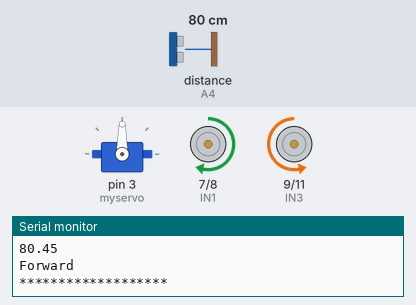
This sketch was run on a simulated Arduino Uno, built with avr-gcc and run on an emulated ATmega328P. Parts: servo, motor-driver pin pairs drawn as motors (green arrow = first pin HIGH = forward, orange = second pin HIGH = backward, longer = more drive, scaled by the enable pin), the last lines printed to the serial monitor. Wiring (inferred from the names in the program): ultrasonic range finder: trigger A5; echo A4. The inputs (shaded band) are chosen by the test bench; at power-on: distance to the obstacle (sensor on A4) 80 cm. The echo pulse lasts 58.3 µs per cm.

Above: at 1.8 s.
1.9 s: distance to the obstacle (sensor on A4) set to 45 cm
3.4 s: distance to the obstacle (sensor on A4) set to 36 cm
At 4.7 s:
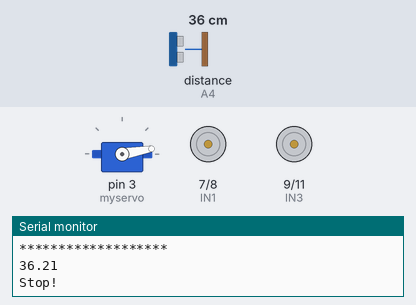
6.5 s: distance to the obstacle (sensor on A4) set to 60 cm
At 9.4 s:
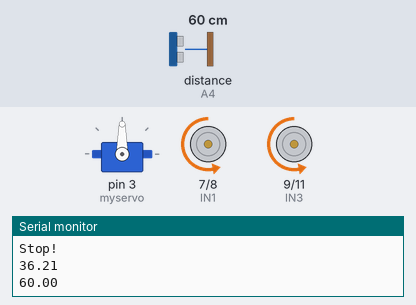
9.6 s: distance to the obstacle (sensor on A4) set to 2 cm
At 12.5 s:
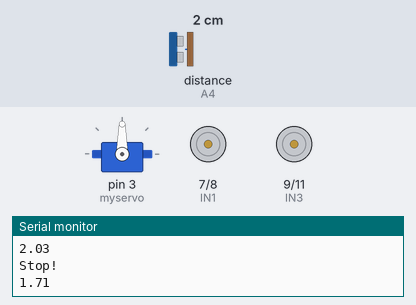
12.7 s: distance to the obstacle (sensor on A4) set to 120 cm
At 15.7 s:
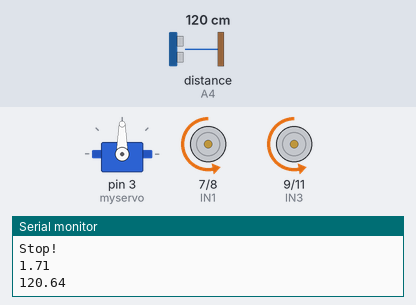
15.8 s: distance to the obstacle (sensor on A4) set to 44 cm
17.7 s: distance to the obstacle (sensor on A4) set to 38 cm
At 21.9 s:
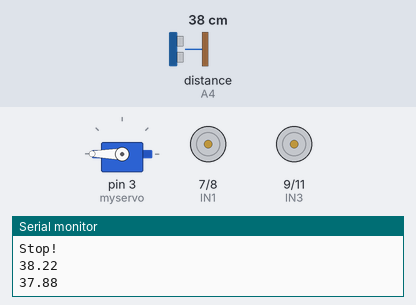
Timing chart, 0 to 25.4 s (numbered marks = the images above; inputs shaded):
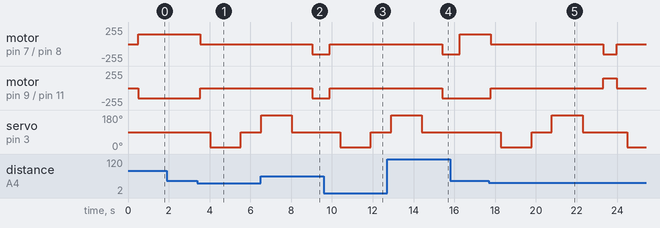

Measured:
- the behaviour switches between 41 and 40 cm on distance to the obstacle (sensor on A4) (found by bisection; images 0 and 1)
- the behaviour switches between 42 and 41 cm on distance to the obstacle (sensor on A4) (found by bisection; images 4 and 5)
- after the input at 3.4 s, motor on pin 7 (IN1) / pin 8 (IN2): forward 150/255 → stopped after 0.13 s; motor on pin 9 (IN3) / pin 11 (IN4): backward 150/255 → stopped after 0.13 s; servo on pin 3 (myservo): 90° → 10° after 0.63 s, → 90° 1.5 s later
- after the input at 6.5 s, motor on pin 9 (IN3) / pin 11 (IN4): stopped → backward 150/255 after 2.5 s
- after the input at 9.6 s, motor on pin 7 (IN1) / pin 8 (IN2), motor on pin 9 (IN3) / pin 11 (IN4): backward 150/255 → stopped after 0.30 s; servo on pin 3 (myservo): 90° → 10° after 0.80 s, → 90° 1.5 s later
- after the input at 12.7 s, motor on pin 9 (IN3) / pin 11 (IN4): stopped → backward 150/255 after 2.7 s
- after the input at 17.7 s, motor on pin 7 (IN1) / pin 8 (IN2): forward 150/255 → stopped after 0.09 s, → backward 150/255 5.5 s later, → stopped 0.68 s later; motor on pin 9 (IN3) / pin 11 (IN4): backward 150/255 → stopped after 0.09 s, → forward 150/255 5.5 s later, → stopped 0.68 s later

The sketch:

UltrasonicBasic.ino
```cpp
//www.elegoo.com

#include <Servo.h>  //servo library
Servo myservo;      // create servo object to control servo

int Echo = A4;
int Trig = A5;

#define ENA 5
#define ENB 6
#define IN1 7
#define IN2 8
#define IN3 9
#define IN4 11
#define carSpeed 150 // speed can be 0-255
int rightDistance = 0, leftDistance = 0, middleDistance = 0;

void setup() {
  myservo.attach(3,700,2400);  // attach servo on pin 3 to servo object
  Serial.begin(9600);
  pinMode(Echo, INPUT);
  pinMode(Trig, OUTPUT);
  pinMode(IN1, OUTPUT);
  pinMode(IN2, OUTPUT);
  pinMode(IN3, OUTPUT);
  pinMode(IN4, OUTPUT);
  pinMode(ENA, OUTPUT);
  pinMode(ENB, OUTPUT);
  stop();
  Serial.println("Car Speed: " + carSpeed);
}

void loop() {
    myservo.write(90);  //set servo position according to scaled value
    delay(500);
    middleDistance = Distance_test();

    if(middleDistance <= 40) {
      stop(500);
      myservo.write(10);
      delay(1000);
      rightDistance = Distance_test();

      delay(500);
      myservo.write(90);
      delay(1000);
      myservo.write(180);
      delay(1000);
      leftDistance = Distance_test();

      delay(500);
      myservo.write(90);
      delay(1000);
      if((rightDistance <= 40) && (leftDistance <= 40)) {
        back(carSpeed, 180);
      }
      else if(rightDistance > leftDistance) {
        right(carSpeed,360);
      }
      else if(rightDistance < leftDistance) {
        left(carSpeed,360);
      }
      else {
        forward();
      }
    }
    else {
        forward();
    }
    Serial.println("*******************");
}

void forward(){
  analogWrite(ENA, carSpeed);
  analogWrite(ENB, carSpeed);
  digitalWrite(IN1, HIGH);
  digitalWrite(IN2, LOW);
  digitalWrite(IN3, LOW);
  digitalWrite(IN4, HIGH);
  Serial.println("Forward");
}
void forward(int speed){
  analogWrite(ENA, speed);
  analogWrite(ENB, speed);
  digitalWrite(IN1, HIGH);
  digitalWrite(IN2, LOW);
  digitalWrite(IN3, LOW);
  digitalWrite(IN4, HIGH);
  Serial.println("Forward");
}
void forward(int speed, int delayTime){
  analogWrite(ENA, speed);
  analogWrite(ENB, speed);
  digitalWrite(IN1, HIGH);
  digitalWrite(IN2, LOW);
  digitalWrite(IN3, LOW);
  digitalWrite(IN4, HIGH);
  delay(delayTime);
  Serial.println("Forward");
}

void back() {
  analogWrite(ENA, carSpeed);
  analogWrite(ENB, carSpeed);
  digitalWrite(IN1, LOW);
  digitalWrite(IN2, HIGH);
  digitalWrite(IN3, HIGH);
  digitalWrite(IN4, LOW);
  Serial.println("Back");
}
void back(int speed) {
  analogWrite(ENA, speed);
  analogWrite(ENB, speed);
  digitalWrite(IN1, LOW);
  digitalWrite(IN2, HIGH);
  digitalWrite(IN3, HIGH);
  digitalWrite(IN4, LOW);
  Serial.println("Back");
}
void back(int speed, int delayTime) {
  analogWrite(ENA, speed);
  analogWrite(ENB, speed);
  digitalWrite(IN1, LOW);
  digitalWrite(IN2, HIGH);
  digitalWrite(IN3, HIGH);
  digitalWrite(IN4, LOW);
  delay(delayTime);
  Serial.println("Back");
}

void left() {
  analogWrite(ENA, carSpeed);
  analogWrite(ENB, carSpeed);
  digitalWrite(IN1, LOW);
  digitalWrite(IN2, HIGH);
  digitalWrite(IN3, LOW);
  digitalWrite(IN4, HIGH);
  Serial.println("Left");
}
void left(int speed) {
  analogWrite(ENA, speed);
  analogWrite(ENB, speed);
  digitalWrite(IN1, LOW);
  digitalWrite(IN2, HIGH);
  digitalWrite(IN3, LOW);
  digitalWrite(IN4, HIGH);
  Serial.println("Left");
}
void left(int speed, int delayTime) {
  analogWrite(ENA, speed);
  analogWrite(ENB, speed);
  digitalWrite(IN1, LOW);
  digitalWrite(IN2, HIGH);
  digitalWrite(IN3, LOW);
  digitalWrite(IN4, HIGH);
  delay(delayTime);
  Serial.println("Left");
}

void right() {
  analogWrite(ENA, carSpeed);
  analogWrite(ENB, carSpeed);
  digitalWrite(IN1, HIGH);
  digitalWrite(IN2, LOW);
  digitalWrite(IN3, HIGH);
  digitalWrite(IN4, LOW);
  Serial.println("Right");
}
void right(int speed) {
  analogWrite(ENA, speed);
  analogWrite(ENB, speed);
  digitalWrite(IN1, HIGH);
  digitalWrite(IN2, LOW);
  digitalWrite(IN3, HIGH);
  digitalWrite(IN4, LOW);
  Serial.println("Right");
}
void right(int speed, int delayTime) {
  analogWrite(ENA, speed);
  analogWrite(ENB, speed);
  digitalWrite(IN1, HIGH);
  digitalWrite(IN2, LOW);
  digitalWrite(IN3, HIGH);
  digitalWrite(IN4, LOW);
  delay(delayTime);
  Serial.println("Right");
}

void stop() {
  digitalWrite(ENA, LOW);
  digitalWrite(ENB, LOW);
  Serial.println("Stop!");
}
void stop(int delayTime) {
  digitalWrite(ENA, LOW);
  digitalWrite(ENB, LOW);
  delay(delayTime);
  Serial.println("Stop!");
}
//Ultrasonic distance measurement Sub function
int Distance_test() {
  digitalWrite(Trig, LOW);
  delayMicroseconds(2);
  digitalWrite(Trig, HIGH);
  delayMicroseconds(20);
  digitalWrite(Trig, LOW);
  float time = pulseIn(Echo, HIGH);
  float Fdistance = time / 58;
  Serial.println(Fdistance);
  return (int)Fdistance;
}
```
